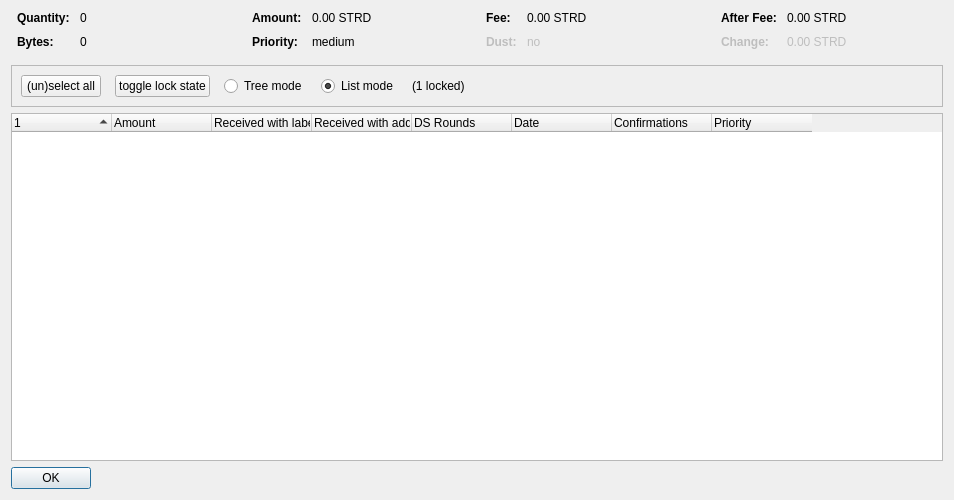
<?xml version="1.0" encoding="UTF-8"?>
<ui version="4.0">
 <class>CoinControlDialog</class>
 <widget class="QDialog" name="CoinControlDialog">
  <property name="geometry">
   <rect>
    <x>0</x>
    <y>0</y>
    <width>954</width>
    <height>500</height>
   </rect>
  </property>
  <property name="windowTitle">
   <string>Coin Selection</string>
  </property>
  <layout class="QVBoxLayout" name="verticalLayout">
   <item>
    <layout class="QHBoxLayout" name="horizontalLayoutTop" stretch="0,0,0,0">
     <property name="topMargin">
      <number>0</number>
     </property>
     <property name="bottomMargin">
      <number>10</number>
     </property>
     <item>
      <layout class="QFormLayout" name="formLayoutCoinControl1">
       <property name="horizontalSpacing">
        <number>10</number>
       </property>
       <property name="verticalSpacing">
        <number>10</number>
       </property>
       <property name="leftMargin">
        <number>6</number>
       </property>
       <property name="rightMargin">
        <number>6</number>
       </property>
       <item row="0" column="0">
        <widget class="QLabel" name="labelCoinControlQuantityText">
         <property name="font">
          <font>
           <weight>75</weight>
           <bold>true</bold>
          </font>
         </property>
         <property name="text">
          <string>Quantity:</string>
         </property>
        </widget>
       </item>
       <item row="0" column="1">
        <widget class="QLabel" name="labelCoinControlQuantity">
         <property name="cursor">
          <cursorShape>IBeamCursor</cursorShape>
         </property>
         <property name="contextMenuPolicy">
          <enum>Qt::ActionsContextMenu</enum>
         </property>
         <property name="text">
          <string notr="true">0</string>
         </property>
         <property name="textInteractionFlags">
          <set>Qt::LinksAccessibleByMouse|Qt::TextSelectableByKeyboard|Qt::TextSelectableByMouse</set>
         </property>
        </widget>
       </item>
       <item row="1" column="0">
        <widget class="QLabel" name="labelCoinControlBytesText">
         <property name="font">
          <font>
           <weight>75</weight>
           <bold>true</bold>
          </font>
         </property>
         <property name="text">
          <string>Bytes:</string>
         </property>
        </widget>
       </item>
       <item row="1" column="1">
        <widget class="QLabel" name="labelCoinControlBytes">
         <property name="cursor">
          <cursorShape>IBeamCursor</cursorShape>
         </property>
         <property name="contextMenuPolicy">
          <enum>Qt::ActionsContextMenu</enum>
         </property>
         <property name="text">
          <string notr="true">0</string>
         </property>
         <property name="textInteractionFlags">
          <set>Qt::LinksAccessibleByMouse|Qt::TextSelectableByKeyboard|Qt::TextSelectableByMouse</set>
         </property>
        </widget>
       </item>
      </layout>
     </item>
     <item>
      <layout class="QFormLayout" name="formLayoutCoinControl2">
       <property name="horizontalSpacing">
        <number>10</number>
       </property>
       <property name="verticalSpacing">
        <number>10</number>
       </property>
       <property name="leftMargin">
        <number>6</number>
       </property>
       <property name="rightMargin">
        <number>6</number>
       </property>
       <item row="0" column="0">
        <widget class="QLabel" name="labelCoinControlAmountText">
         <property name="font">
          <font>
           <weight>75</weight>
           <bold>true</bold>
          </font>
         </property>
         <property name="text">
          <string>Amount:</string>
         </property>
        </widget>
       </item>
       <item row="0" column="1">
        <widget class="QLabel" name="labelCoinControlAmount">
         <property name="cursor">
          <cursorShape>IBeamCursor</cursorShape>
         </property>
         <property name="contextMenuPolicy">
          <enum>Qt::ActionsContextMenu</enum>
         </property>
         <property name="text">
          <string notr="true">0.00 STRD</string>
         </property>
         <property name="textInteractionFlags">
          <set>Qt::LinksAccessibleByMouse|Qt::TextSelectableByKeyboard|Qt::TextSelectableByMouse</set>
         </property>
        </widget>
       </item>
       <item row="1" column="0">
        <widget class="QLabel" name="labelCoinControlPriorityText">
         <property name="font">
          <font>
           <weight>75</weight>
           <bold>true</bold>
          </font>
         </property>
         <property name="text">
          <string>Priority:</string>
         </property>
        </widget>
       </item>
       <item row="1" column="1">
        <widget class="QLabel" name="labelCoinControlPriority">
         <property name="cursor">
          <cursorShape>IBeamCursor</cursorShape>
         </property>
         <property name="contextMenuPolicy">
          <enum>Qt::ActionsContextMenu</enum>
         </property>
         <property name="text">
          <string>medium</string>
         </property>
         <property name="textInteractionFlags">
          <set>Qt::LinksAccessibleByMouse|Qt::TextSelectableByKeyboard|Qt::TextSelectableByMouse</set>
         </property>
        </widget>
       </item>
      </layout>
     </item>
     <item>
      <layout class="QFormLayout" name="formLayoutCoinControl3">
       <property name="horizontalSpacing">
        <number>10</number>
       </property>
       <property name="verticalSpacing">
        <number>10</number>
       </property>
       <property name="leftMargin">
        <number>6</number>
       </property>
       <property name="rightMargin">
        <number>6</number>
       </property>
       <item row="0" column="0">
        <widget class="QLabel" name="labelCoinControlFeeText">
         <property name="font">
          <font>
           <weight>75</weight>
           <bold>true</bold>
          </font>
         </property>
         <property name="text">
          <string>Fee:</string>
         </property>
        </widget>
       </item>
       <item row="0" column="1">
        <widget class="QLabel" name="labelCoinControlFee">
         <property name="cursor">
          <cursorShape>IBeamCursor</cursorShape>
         </property>
         <property name="contextMenuPolicy">
          <enum>Qt::ActionsContextMenu</enum>
         </property>
         <property name="text">
          <string notr="true">0.00 STRD</string>
         </property>
         <property name="textInteractionFlags">
          <set>Qt::LinksAccessibleByMouse|Qt::TextSelectableByKeyboard|Qt::TextSelectableByMouse</set>
         </property>
        </widget>
       </item>
       <item row="1" column="0">
        <widget class="QLabel" name="labelCoinControlLowOutputText">
         <property name="enabled">
          <bool>false</bool>
         </property>
         <property name="font">
          <font>
           <weight>75</weight>
           <bold>true</bold>
          </font>
         </property>
         <property name="text">
          <string>Dust:</string>
         </property>
        </widget>
       </item>
       <item row="1" column="1">
        <widget class="QLabel" name="labelCoinControlLowOutput">
         <property name="enabled">
          <bool>false</bool>
         </property>
         <property name="cursor">
          <cursorShape>IBeamCursor</cursorShape>
         </property>
         <property name="contextMenuPolicy">
          <enum>Qt::ActionsContextMenu</enum>
         </property>
         <property name="text">
          <string>no</string>
         </property>
         <property name="textInteractionFlags">
          <set>Qt::LinksAccessibleByMouse|Qt::TextSelectableByKeyboard|Qt::TextSelectableByMouse</set>
         </property>
        </widget>
       </item>
      </layout>
     </item>
     <item>
      <layout class="QFormLayout" name="formLayoutCoinControl4">
       <property name="horizontalSpacing">
        <number>10</number>
       </property>
       <property name="verticalSpacing">
        <number>10</number>
       </property>
       <property name="leftMargin">
        <number>6</number>
       </property>
       <property name="rightMargin">
        <number>6</number>
       </property>
       <item row="0" column="0">
        <widget class="QLabel" name="labelCoinControlAfterFeeText">
         <property name="font">
          <font>
           <weight>75</weight>
           <bold>true</bold>
          </font>
         </property>
         <property name="text">
          <string>After Fee:</string>
         </property>
        </widget>
       </item>
       <item row="0" column="1">
        <widget class="QLabel" name="labelCoinControlAfterFee">
         <property name="cursor">
          <cursorShape>IBeamCursor</cursorShape>
         </property>
         <property name="contextMenuPolicy">
          <enum>Qt::ActionsContextMenu</enum>
         </property>
         <property name="text">
          <string notr="true">0.00 STRD</string>
         </property>
         <property name="textInteractionFlags">
          <set>Qt::LinksAccessibleByMouse|Qt::TextSelectableByKeyboard|Qt::TextSelectableByMouse</set>
         </property>
        </widget>
       </item>
       <item row="1" column="0">
        <widget class="QLabel" name="labelCoinControlChangeText">
         <property name="enabled">
          <bool>false</bool>
         </property>
         <property name="font">
          <font>
           <weight>75</weight>
           <bold>true</bold>
          </font>
         </property>
         <property name="text">
          <string>Change:</string>
         </property>
        </widget>
       </item>
       <item row="1" column="1">
        <widget class="QLabel" name="labelCoinControlChange">
         <property name="enabled">
          <bool>false</bool>
         </property>
         <property name="cursor">
          <cursorShape>IBeamCursor</cursorShape>
         </property>
         <property name="contextMenuPolicy">
          <enum>Qt::ActionsContextMenu</enum>
         </property>
         <property name="text">
          <string notr="true">0.00 STRD</string>
         </property>
         <property name="textInteractionFlags">
          <set>Qt::LinksAccessibleByMouse|Qt::TextSelectableByKeyboard|Qt::TextSelectableByMouse</set>
         </property>
        </widget>
       </item>
      </layout>
     </item>
    </layout>
   </item>
   <item>
    <widget class="QFrame" name="frame">
     <property name="minimumSize">
      <size>
       <width>0</width>
       <height>40</height>
      </size>
     </property>
     <property name="frameShape">
      <enum>QFrame::StyledPanel</enum>
     </property>
     <property name="frameShadow">
      <enum>QFrame::Sunken</enum>
     </property>
     <layout class="QHBoxLayout" name="horizontalLayout">
      <item>
       <layout class="QHBoxLayout" name="horizontalLayoutPanel" stretch="0,0,0,0,0,0">
        <property name="spacing">
         <number>14</number>
        </property>
        <item>
         <widget class="QPushButton" name="pushButtonSelectAll">
          <property name="sizePolicy">
           <sizepolicy hsizetype="Maximum" vsizetype="Fixed">
            <horstretch>0</horstretch>
            <verstretch>0</verstretch>
           </sizepolicy>
          </property>
          <property name="text">
           <string>(un)select all</string>
          </property>
          <property name="autoDefault">
           <bool>false</bool>
          </property>
         </widget>
        </item>
        <item>
         <widget class="QPushButton" name="pushButtonToggleLock">
          <property name="sizePolicy">
           <sizepolicy hsizetype="Maximum" vsizetype="Fixed">
            <horstretch>0</horstretch>
            <verstretch>0</verstretch>
           </sizepolicy>
          </property>
          <property name="text">
           <string>toggle lock state</string>
          </property>
          <property name="autoDefault">
           <bool>false</bool>
          </property>
         </widget>
        </item>
        <item>
         <widget class="QRadioButton" name="radioTreeMode">
          <property name="sizePolicy">
           <sizepolicy hsizetype="Maximum" vsizetype="Fixed">
            <horstretch>0</horstretch>
            <verstretch>0</verstretch>
           </sizepolicy>
          </property>
          <property name="text">
           <string>Tree mode</string>
          </property>
         </widget>
        </item>
        <item>
         <widget class="QRadioButton" name="radioListMode">
          <property name="sizePolicy">
           <sizepolicy hsizetype="Maximum" vsizetype="Fixed">
            <horstretch>0</horstretch>
            <verstretch>0</verstretch>
           </sizepolicy>
          </property>
          <property name="text">
           <string>List mode</string>
          </property>
          <property name="checked">
           <bool>true</bool>
          </property>
         </widget>
        </item>
        <item>
         <widget class="QLabel" name="labelLocked">
          <property name="text">
           <string>(1 locked)</string>
          </property>
         </widget>
        </item>
        <item>
         <spacer name="horizontalSpacer">
          <property name="orientation">
           <enum>Qt::Horizontal</enum>
          </property>
          <property name="sizeHint" stdset="0">
           <size>
            <width>40</width>
            <height>20</height>
           </size>
          </property>
         </spacer>
        </item>
       </layout>
      </item>
     </layout>
    </widget>
   </item>
   <item>
    <widget class="CoinControlTreeWidget" name="treeWidget">
     <property name="contextMenuPolicy">
      <enum>Qt::CustomContextMenu</enum>
     </property>
     <property name="sortingEnabled">
      <bool>false</bool>
     </property>
     <property name="columnCount">
      <number>8</number>
     </property>
     <attribute name="headerShowSortIndicator" stdset="0">
      <bool>true</bool>
     </attribute>
     <attribute name="headerStretchLastSection">
      <bool>false</bool>
     </attribute>
     <column>
      <property name="text">
       <string/>
      </property>
     </column>
     <column>
      <property name="text">
       <string>Amount</string>
      </property>
     </column>
     <column>
      <property name="text">
       <string>Received with label</string>
      </property>
     </column>
     <column>
      <property name="text">
       <string>Received with address</string>
      </property>
     </column>
     <column>
      <property name="text">
       <string>DS Rounds</string>
      </property>
     </column>
     <column>
      <property name="text">
       <string>Date</string>
      </property>
     </column>
     <column>
      <property name="text">
       <string>Confirmations</string>
      </property>
      <property name="toolTip">
       <string>Confirmed</string>
      </property>
     </column>
     <column>
      <property name="text">
       <string>Priority</string>
      </property>
     </column>
    </widget>
   </item>
   <item>
    <widget class="QDialogButtonBox" name="buttonBox">
     <property name="sizePolicy">
      <sizepolicy hsizetype="Maximum" vsizetype="Fixed">
       <horstretch>0</horstretch>
       <verstretch>0</verstretch>
      </sizepolicy>
     </property>
     <property name="orientation">
      <enum>Qt::Horizontal</enum>
     </property>
     <property name="standardButtons">
      <set>QDialogButtonBox::Ok</set>
     </property>
    </widget>
   </item>
  </layout>
 </widget>
 <customwidgets>
  <customwidget>
   <class>CoinControlTreeWidget</class>
   <extends>QTreeWidget</extends>
   <header>coincontroltreewidget.h</header>
  </customwidget>
 </customwidgets>
 <resources/>
 <connections/>
</ui>
